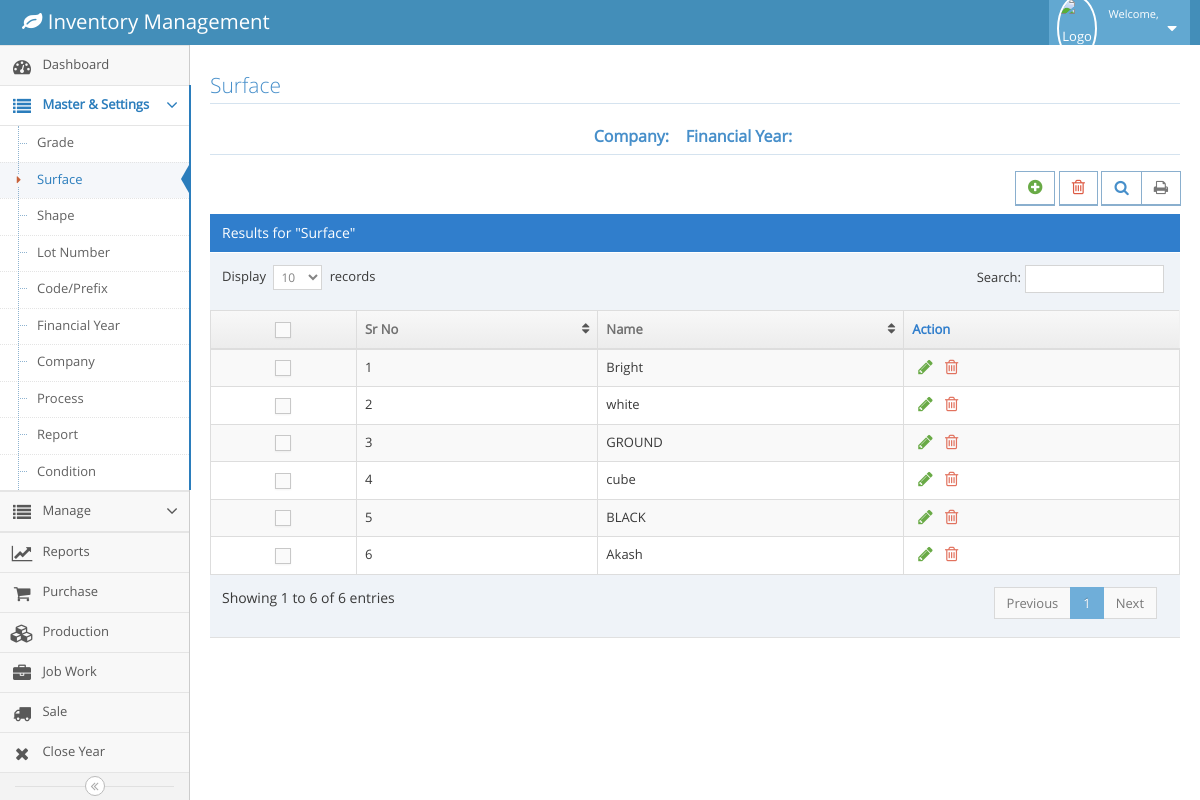
Page /surface.php (signed in) on the earlier database version.
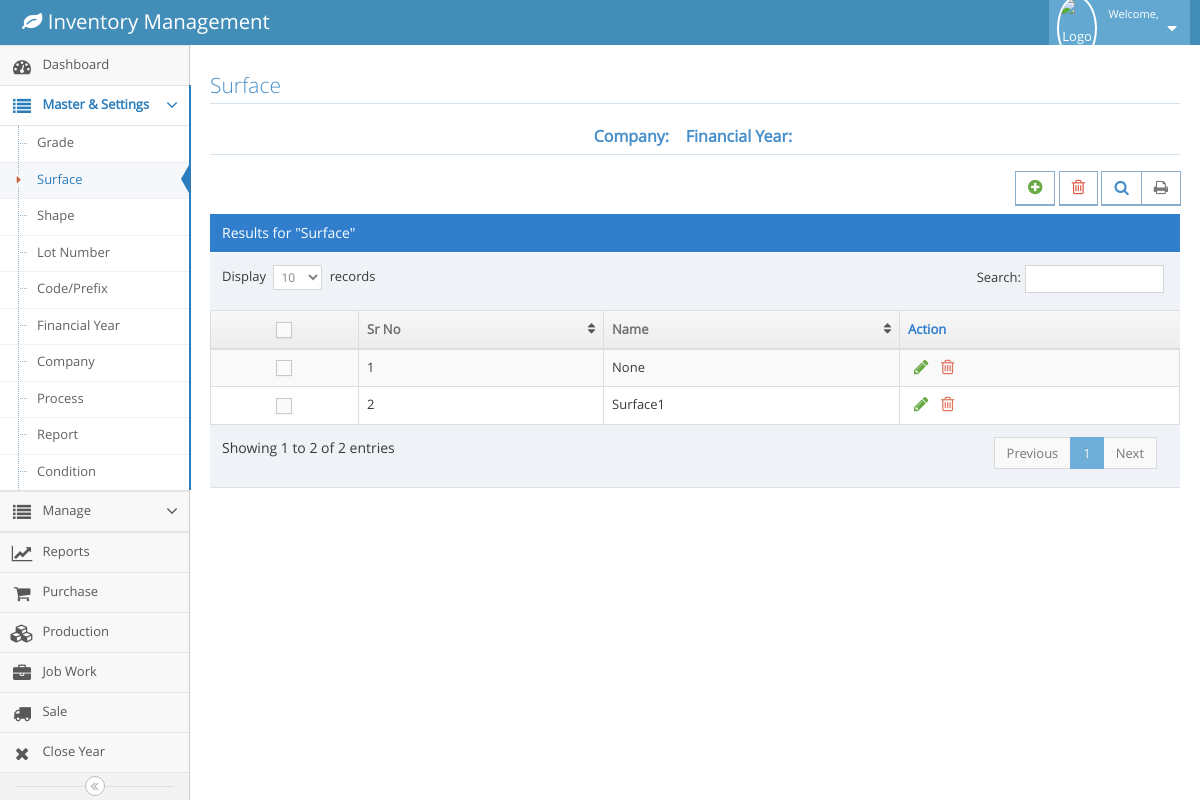
Same page on the later database version.
### tables this page shows
CREATE TABLE `m_surface` (
  `id` int(11) NOT NULL,
  `name` text NOT NULL
);

### surface.php (the view, shortened to what this page needs)
<!DOCTYPE html>
<?php
  include('config.php');
  $fy=$_SESSION['fy'];
  $company=$_SESSION['cname'];
?>
<html lang="en">
	<head>
		<link rel="stylesheet" href="assets/css/bootstrap.min.css" />
		<link rel="stylesheet" href="assets/font-awesome/4.5.0/css/font-awesome.min.css" />
		<link rel="stylesheet" href="assets/css/ace.min.css" class="ace-main-stylesheet" id="main-ace-style" />
		<link rel="stylesheet" href="assets/css/ace-skins.min.css" />
		<link rel="stylesheet" href="assets/css/ace-rtl.min.css" />
		<link rel="stylesheet" href="assets/css/jquery-confirm.css" />
	</head>
	<body class="no-skin">
		<?php include('navbar.php') ?>
		<div class="main-container ace-save-state" id="main-container">
			<?php include('menubar.php') ?>
			<div class="main-content">
				<div class="main-content-inner">
					<div class="page-content">
								<div class="row">
									<div class="col-xs-12">
										<h3 class="header smaller lighter blue">Surface</h3>
										<h5 class="header blue lighter bigger" align="center">
												<b>Company:&nbsp; <?php echo $company ?>  &nbsp;
												Financial Year:&nbsp; <?php echo $fy ?> </b>
											</h5>
										<div class="clearfix">
											<div class="pull-right tableTools-container">
												<div class="btn btn-white btn-primary btn-bold">
													<a class="blue" href="#" data-toggle="tooltip" title="Add" id="myBtn" class="btn btn-primary btn-lg" data-toggle="modal" data-target="#myModal">
														<i class="ace-icon fa fa-plus-circle bigger-120 green"></i>
													</a>
												</div>
												<div class="btn btn-white btn-primary btn-bold">
													<a class="blue" href="" data-toggle="tooltip" title="Delete">
														<i class="ace-icon fa fa-trash-o bigger-120 red"></i>
													</a>
												</div>
											</div>
										</div>
										<div class="table-header">
											Results for "Surface"
										</div>
										<div>
											<table id="dynamic-table" class="table table-striped table-bordered table-hover">
												<thead>
													<tr>
														<th class="center">
															<label class="pos-rel">
																<span class="lbl"></span>
															</label>
														</th>
														<th>Sr No</th>
														<th>Name</th>
														<th>Action</th>
													</tr>
												</thead>
												<tbody>
													<?php
									            		$query=mysqli_query($conn,"select * from m_surface");
															$count=0;
															while($row=mysqli_fetch_array($query))
															{
																$count++;
																$id=$row['id'];
																$name=$row['name'];
															?>
													<tr>
														<td class="center">
															<label class="pos-rel">
																<span class="lbl"></span>
															</label>
														</td>
														<td><?php echo $count;?></td>
														<td class="editableColumns" id="<?php echo $id;?>">
															<?php echo $name;?>
														</td>
														<td>
															<div class="hidden-sm hidden-xs action-buttons">
																<button class="green" style="background-color: Transparent; border: none;outline:none;" data-toggle="tooltip" title="Edit">
																	<i class="ace-icon fa fa-pencil bigger-130"></i>
																</button>
																<a class="red" data-toggle="tooltip" title="Delete" href="deletesurface.php?id=<?php echo $id;?>">
																	<i class="ace-icon fa fa-trash-o bigger-130"></i>
																</a>
															</div>
														</td>
													</tr>
													<?php
													}
												?>
													</tbody>
												</table>
											</div>
										</div>
									</div>
							</div>
						</div>
					</div>
		</div>
	</body>
</html>

Differences in the rows shown:
removed m_surface: name "Bright"
removed m_surface: name "white"
removed m_surface: name "GROUND"
removed m_surface: name "cube"
removed m_surface: name "BLACK"
removed m_surface: name "Akash"
added m_surface: name "None"
added m_surface: name "Surface1"
Other differences:
text written by a page script: "Display records Search: Showing 1 to 6 of 6 entries Previous 1 Next" → "Display records Search: Showing 1 to 2 of 2 entries Previous 1 Next"
